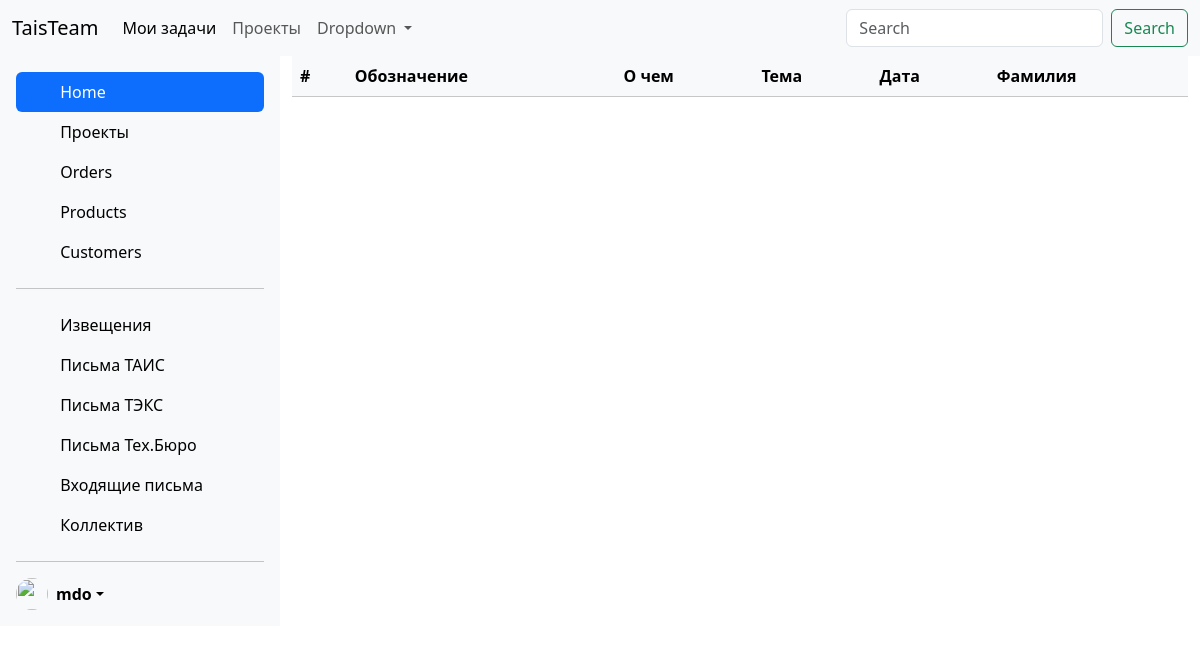
Page /notice/ on the earlier database version.
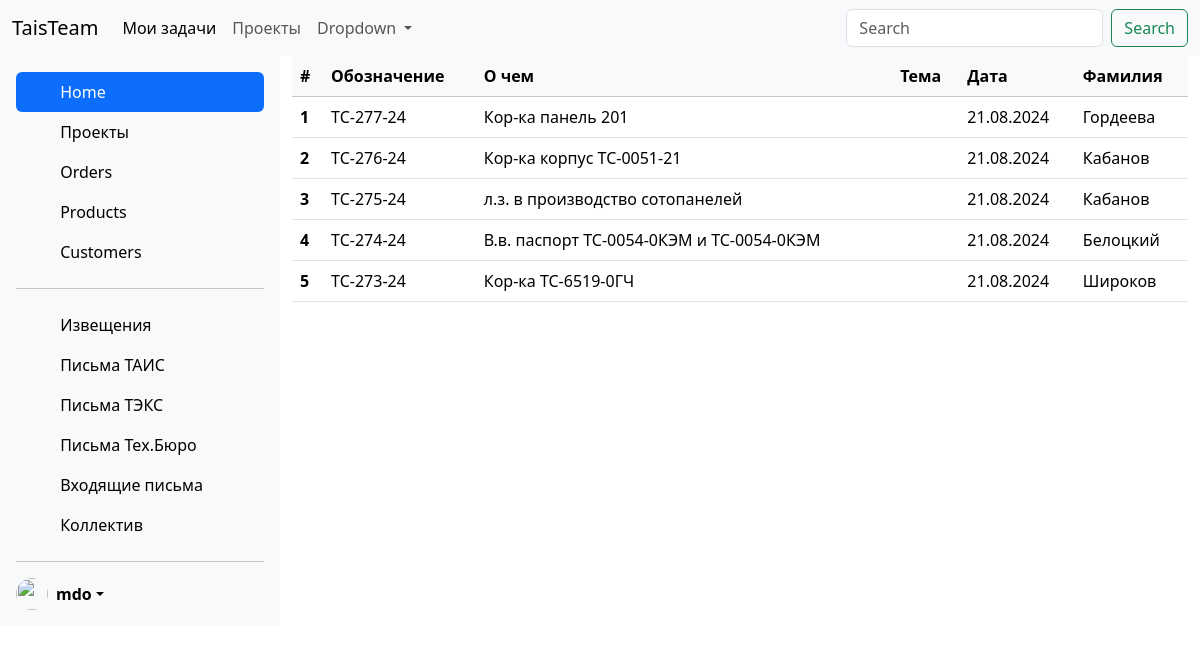
Same page on the later database version.
### projects/models.py (models this page shows, shortened)
class Notice(models.Model):
    notification = models.CharField(max_length=11)
    about = models.CharField(max_length=255)
    project = models.ForeignKey('Project', on_delete=models.PROTECT, null=True)
    date = models.DateField(auto_now_add=True)
    worker = models.CharField(max_length=30)
    in_archive = models.BooleanField(default=False)
    time_create = models.DateTimeField(auto_now_add=True)
    time_update = models.DateTimeField(auto_now=True)
    class Meta:
        ordering = ['-notification']

### projects/views.py (the view)
# urls.py: path('notice/', views.NoticeView.as_view(), name='notice'),
class NoticeView(ListView):
    model = Notice
    template_name = 'projects/notice.html'
    context_object_name = 'posts'

### projects/templates/projects/notice.html
{% extends 'base2.html' %}
{% block content %}
  <table class="table table-hover">
  <thead class='table-light'>
    <tr>
      <th scope="col">#</th>
      <th scope="col">Обозначение</th>
      <th scope="col">О чем</th>
      <th scope="col">Тема</th>
      <th scope="col">Дата</th>
      <th scope="col">Фамилия</th>
    </tr>
  </thead>
    <tbody>
    {% for p in posts %}
    <tr>
      <th scope="row">{{ p.id }}</th>
      <td>{{ p.notification }}</td>
      <td>{{ p.about }}</td>
      <td>{{ p.project.title }}</td>
      <td>{{ p.date|date:"d.m.Y"  }}</td>
      <td>{{ p.worker }}</td>
    </tr>
    {% endfor %}
  </tbody>
</table>
{% endblock %}

Differences in the rows shown:
added Notice: id "1", notification "ТС-277-24", about "Кор-ка панель 201", date "21.08.2024", worker "Гордеева"
added Notice: id "2", notification "ТС-276-24", about "Кор-ка корпус ТС-0051-21", date "21.08.2024", worker "Кабанов"
added Notice: id "3", notification "ТС-275-24", about "л.з. в производство сотопанелей", date "21.08.2024", worker "Кабанов"
added Notice: id "4", notification "ТС-274-24", about "В.в. паспорт ТС-0054-0КЭМ и ТС-0054-0КЭМ", date "21.08.2024", worker "Белоцкий"
added Notice: id "5", notification "ТС-273-24", about "Кор-ка ТС-6519-0ГЧ", date "21.08.2024", worker "Широков"
